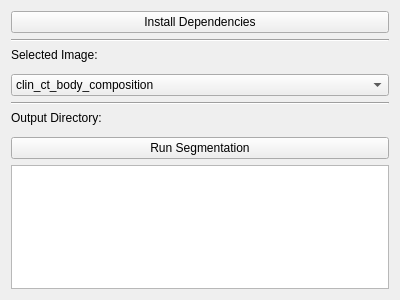
<?xml version="1.0" encoding="UTF-8"?>
<ui version="4.0">
 <class>MOOSEExtension</class>
 <widget class="QWidget" name="MOOSEExtension">
  <property name="geometry">
   <rect>
    <x>0</x>
    <y>0</y>
    <width>400</width>
    <height>300</height>
   </rect>
  </property>
  <property name="windowTitle">
   <string>MOOSE Extension</string>
  </property>
  <layout class="QVBoxLayout" name="verticalLayout">
   <item>
    <widget class="QPushButton" name="buttonInstallDependencies">
     <property name="text">
      <string>Install Dependencies</string>
     </property>
    </widget>
   </item>
   <item>
    <widget class="Line" name="line">
     <property name="orientation">
      <enum>Qt::Horizontal</enum>
     </property>
    </widget>
   </item>
   <item>
    <widget class="QLabel" name="label">
     <property name="sizePolicy">
      <sizepolicy hsizetype="Preferred" vsizetype="Maximum">
       <horstretch>0</horstretch>
       <verstretch>0</verstretch>
      </sizepolicy>
     </property>
     <property name="text">
      <string>Selected Image:</string>
     </property>
    </widget>
   </item>
   <item>
    <widget class="qMRMLNodeComboBox" name="inputVolumeSelector">
     <property name="toolTip">
      <string>Select the input image to process.</string>
     </property>
     <property name="nodeTypes">
      <stringlist>
       <string>vtkMRMLScalarVolumeNode</string>
      </stringlist>
     </property>
     <property name="showHidden">
      <bool>false</bool>
     </property>
     <property name="showChildNodeTypes">
      <bool>false</bool>
     </property>
     <property name="noneEnabled">
      <bool>false</bool>
     </property>
     <property name="addEnabled">
      <bool>false</bool>
     </property>
     <property name="renameEnabled">
      <bool>true</bool>
     </property>
     <property name="selectNodeUponCreation">
      <bool>true</bool>
     </property>
    </widget>
   </item>
   <item>
    <widget class="QComboBox" name="modelsSelector">
     <property name="toolTip">
      <string>Select the segmentation model(s) to use.</string>
     </property>
     <property name="editable">
      <bool>false</bool>
     </property>
     <item>
      <property name="text">
       <string>clin_ct_body_composition</string>
      </property>
     </item>
     <item>
      <property name="text">
       <string>clin_ct_cardiac</string>
      </property>
     </item>
     <item>
      <property name="text">
       <string>clin_ct_muscles</string>
      </property>
     </item>
     <item>
        <property name="text">
         <string>clin_ct_organs</string>
        </property>
      </item>
     <item>
      <property name="text">
       <string>clin_ct_peripheral_bones</string>
      </property>
     </item>
     <item>
      <property name="text">
       <string>clin_ct_ribs</string>
      </property>
     </item>
     <item>
      <property name="text">
       <string>clin_ct_vertebrae</string>
      </property>
     </item>
   </widget>
   </item>
   <item>
    <widget class="Line" name="line_2">
     <property name="orientation">
      <enum>Qt::Horizontal</enum>
     </property>
    </widget>
   </item>
   <item>
    <widget class="QLabel" name="label_2">
     <property name="sizePolicy">
      <sizepolicy hsizetype="Preferred" vsizetype="Maximum">
       <horstretch>0</horstretch>
       <verstretch>0</verstretch>
      </sizepolicy>
     </property>
     <property name="text">
      <string>Output Directory:</string>
     </property>
    </widget>
   </item>
   <item>
    <widget class="ctkDirectoryButton" name="outputDirectoryButton">
     <property name="toolTip">
      <string>Select the output directory to save the results.</string>
     </property>
    </widget>
   </item>
   <item>
    <widget class="QPushButton" name="runButton">
     <property name="enabled">
      <bool>true</bool>
     </property>
     <property name="autoFillBackground">
      <bool>false</bool>
     </property>
     <property name="text">
      <string>Run Segmentation</string>
     </property>
    </widget>
   </item>
   <item>
    <widget class="QPlainTextEdit" name="statusLabel"/>
   </item>
  </layout>
 </widget>
 <customwidgets>
  <customwidget>
   <class>ctkDirectoryButton</class>
   <extends>QWidget</extends>
   <header>ctkDirectoryButton.h</header>
  </customwidget>
  <customwidget>
   <class>qMRMLNodeComboBox</class>
   <extends>QWidget</extends>
   <header>qMRMLNodeComboBox.h</header>
  </customwidget>
 </customwidgets>
 <resources/>
 <connections/>
</ui>
